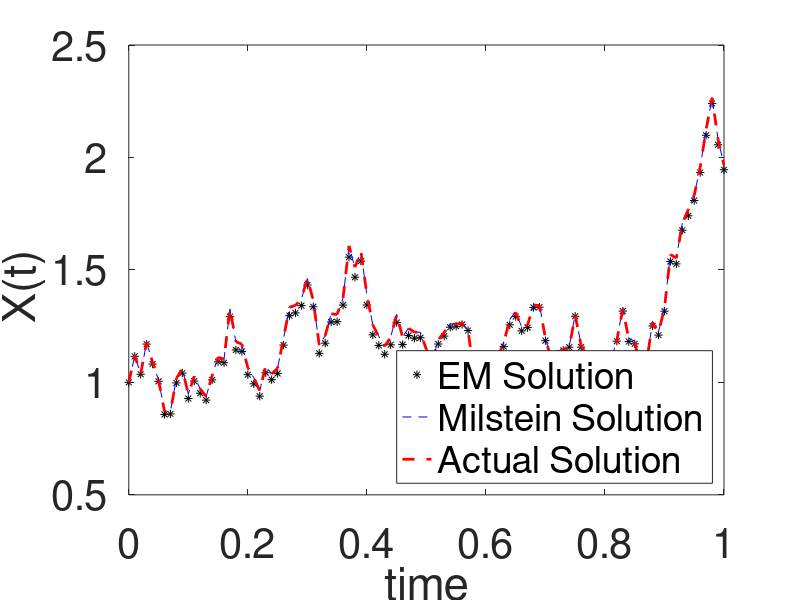

Write the MATLAB code that produced this figure.
%EM/Milstein Scheme for solving Geometric Brownian Motion for SDEs
%   SDE is of form dX = mu(X_t)(dt) + simga(X_t)(dW)
%   Uncomment line 27 to switch to Milstein
%   Author: Samuel Eure
%   Last Modified: 25 April, 2018

%Parameters
T = 1;
h = 10^-2;
x0 = 1;
mu = 0.8;
sigma = .8;
N = round(T/h);

%Prepare Wiener Process
dW = zeros(1,N+1);
W  = zeros(1,N+1);
dW(2:N+1) = sqrt(h)*randn(1,(N));
W = cumsum(dW);

%Milstein Implementation
X = zeros(1,N+1);
Y = zeros(1,N+1);
X(1) = x0; 
Y(1) = x0;
for n = 1:(N)
    X(n+1) = X(n)*(1 + (mu)*h + sigma*(W(n+1)-W(n)));
    %Uncomment below for Milstein
    Y(n+1) = Y(n)*(1 + (mu)*h + sigma*(W(n+1)-W(n))+0.5*sigma^2*((W(n+1)-W(n))^2-h));
end


%Plotting specifications
x = 0:(T/N):(T);
t = 1:(N+1);
Actual = x0*exp((sigma*W(t)+x(t)*(mu-sigma^2/2)));
plot(x,X,'black*',x,Y,'b--',x,Actual,'r--', "LineWidth", 2)
%title('Euler-Maruyama Solution (h = 0.01): dX = 0.8 X(t)dt + 0.2 X(t)dW_t')
%title('Milstein Solution (h = 0.001): dX = 0.8 X(t)dt + 0.2 X(t)dW_t')
xlabel('time', 'FontSize', 30)
ylabel('X(t)   ','FontSize',30,'Rotation',90)
set(gca,'fontsize',30)
legend('EM Solution','Milstein Solution','Actual Solution','Location','southeast')
%legend('Milstein Solution','Actual Solution','Location','southeast')